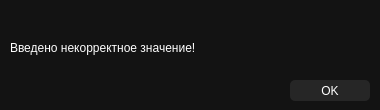
<?xml version="1.0" encoding="UTF-8"?>
<ui version="4.0">
 <class>WrongNumber</class>
 <widget class="QDialog" name="WrongNumber">
  <property name="geometry">
   <rect>
    <x>0</x>
    <y>0</y>
    <width>380</width>
    <height>110</height>
   </rect>
  </property>
  <property name="minimumSize">
   <size>
    <width>380</width>
    <height>110</height>
   </size>
  </property>
  <property name="maximumSize">
   <size>
    <width>380</width>
    <height>110</height>
   </size>
  </property>
  <property name="windowTitle">
   <string>Ошибка!</string>
  </property>
  <property name="styleSheet">
   <string notr="true">#WrongNumber {
background-color: #131313;
color: #ffffff;
border-radius: 5px;
}</string>
  </property>
  <widget class="QPushButton" name="pushButton">
   <property name="geometry">
    <rect>
     <x>290</x>
     <y>80</y>
     <width>80</width>
     <height>21</height>
    </rect>
   </property>
   <property name="styleSheet">
    <string notr="true">#pushButton{
	background-color: rgb(38, 38, 38);
	border: none;
	color:#ffffff;
	border-radius: 5px;
}

#pushButton:hover{
	border: 1px solid #393939
}

#pushButton:pressed{
	background-color: #393939;
}</string>
   </property>
   <property name="text">
    <string>OK</string>
   </property>
  </widget>
  <widget class="QLabel" name="label">
   <property name="geometry">
    <rect>
     <x>10</x>
     <y>40</y>
     <width>281</width>
     <height>16</height>
    </rect>
   </property>
   <property name="styleSheet">
    <string notr="true">color: #ffffff;</string>
   </property>
   <property name="text">
    <string>Введено некорректное значение!</string>
   </property>
  </widget>
 </widget>
 <resources/>
 <connections/>
</ui>
